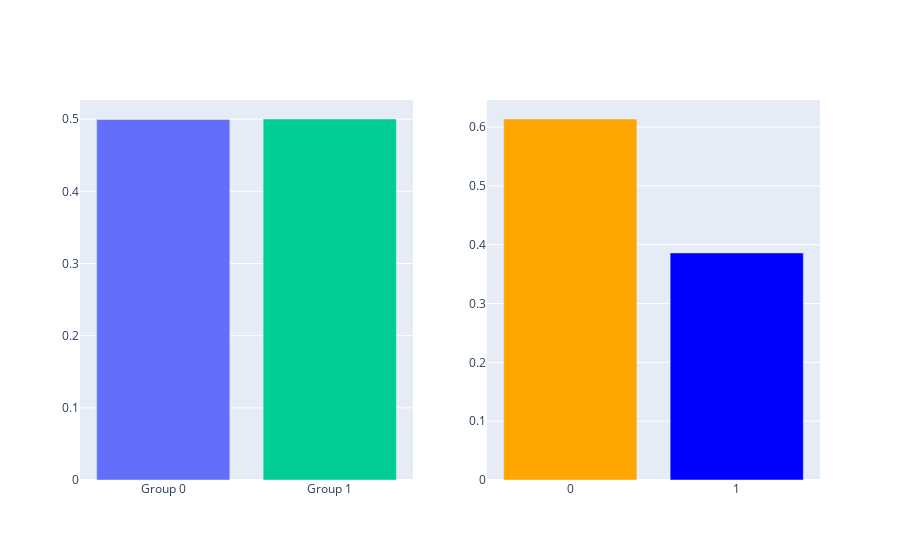
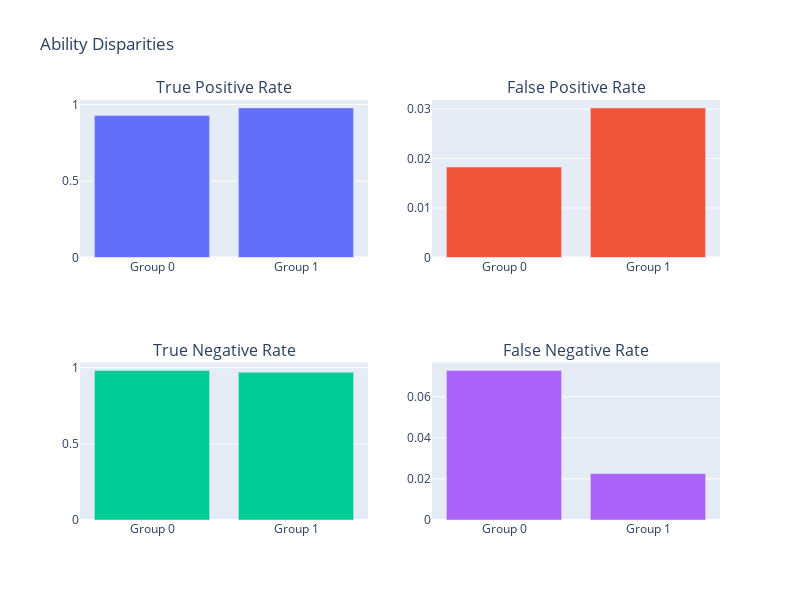
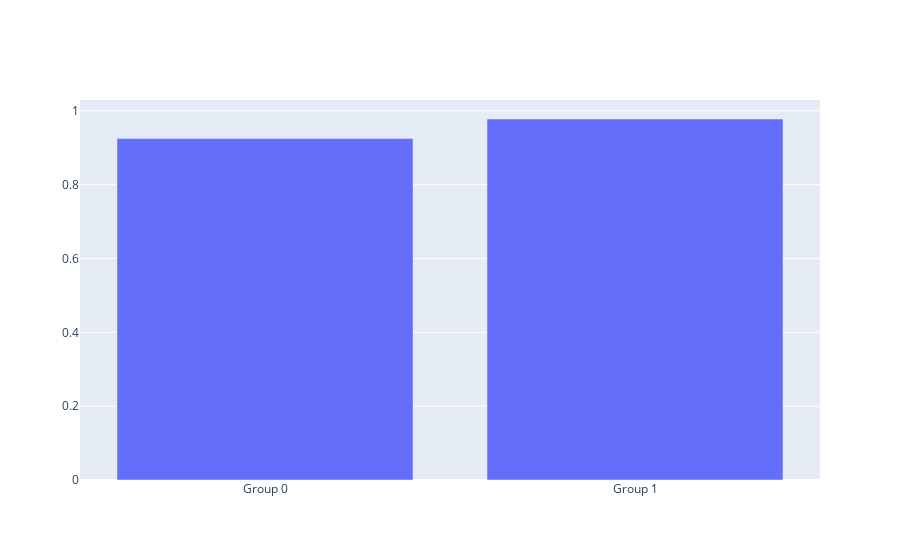

The cell these charts' notebook holds for them, in order:
### Code cell
## Using FairDetect to test biases in the 'sex' variable

sensitive = 'Group' # sensible variable one wants to test for biases
labels = {0:'Group 0',1:'Group 1'} # -----------
data_E.identify_bias(sensitive = 'Group',labels = {0:'Group 0',1:'Group 1'})

### Figure 1 — Plotly figure (JSON) as saved in the notebook; plotly's stock layout.template omitted (floating-point values rounded to 4 significant figures)
{"data": [{"showlegend": false, "type": "bar", "x": ["Group 0"], "xaxis": "x", "y": [0.4997], "yaxis": "y"}, {"marker": {"color": "orange"}, "showlegend": false, "type": "bar", "x": ["0"], "xaxis": "x2", "y": [0.6139], "yaxis": "y2"}, {"showlegend": false, "type": "bar", "x": ["Group 1"], "xaxis": "x", "y": [0.5003], "yaxis": "y"}, {"marker": {"color": "blue"}, "showlegend": false, "type": "bar", "x": ["1"], "xaxis": "x2", "y": [0.3861], "yaxis": "y2"}], "layout": {"xaxis": {"anchor": "y", "domain": [0, 0.45]}, "xaxis2": {"anchor": "y2", "domain": [0.55, 1]}, "yaxis": {"anchor": "x", "domain": [0, 1]}, "yaxis2": {"anchor": "x2", "domain": [0, 1]}}}

### Figure 2 — Plotly figure (JSON) as saved in the notebook; plotly's stock layout.template omitted (floating-point values rounded to 4 significant figures)
{"data": [{"type": "bar", "x": ["Group 0", "Group 1"], "xaxis": "x", "y": [0.9272, 0.9774], "yaxis": "y"}, {"type": "bar", "x": ["Group 0", "Group 1"], "xaxis": "x2", "y": [0.01827, 0.03019], "yaxis": "y2"}, {"type": "bar", "x": ["Group 0", "Group 1"], "xaxis": "x3", "y": [0.9817, 0.9698], "yaxis": "y3"}, {"type": "bar", "x": ["Group 0", "Group 1"], "xaxis": "x4", "y": [0.07284, 0.02262], "yaxis": "y4"}], "layout": {"annotations": [{"font": {"size": 16}, "showarrow": false, "text": "True Positive Rate", "x": 0.225, "xanchor": "center", "xref": "paper", "y": 1, "yanchor": "bottom", "yref": "paper"}, {"font": {"size": 16}, "showarrow": false, "text": "False Positive Rate", "x": 0.775, "xanchor": "center", "xref": "paper", "y": 1, "yanchor": "bottom", "yref": "paper"}, {"font": {"size": 16}, "showarrow": false, "text": "True Negative Rate", "x": 0.225, "xanchor": "center", "xref": "paper", "y": 0.375, "yanchor": "bottom", "yref": "paper"}, {"font": {"size": 16}, "showarrow": false, "text": "False Negative Rate", "x": 0.775, "xanchor": "center", "xref": "paper", "y": 0.375, "yanchor": "bottom", "yref": "paper"}], "height": 600, "showlegend": false, "title": {"text": "Ability Disparities"}, "width": 800, "xaxis": {"anchor": "y", "domain": [0, 0.45]}, "xaxis2": {"anchor": "y2", "domain": [0.55, 1]}, "xaxis3": {"anchor": "y3", "domain": [0, 0.45]}, "xaxis4": {"anchor": "y4", "domain": [0.55, 1]}, "yaxis": {"anchor": "x", "domain": [0.625, 1]}, "yaxis2": {"anchor": "x2", "domain": [0.625, 1]}, "yaxis3": {"anchor": "x3", "domain": [0, 0.375]}, "yaxis4": {"anchor": "x4", "domain": [0, 0.375]}}}

### Figure 3 — Plotly figure (JSON) as saved in the notebook; plotly's stock layout.template omitted (floating-point values rounded to 4 significant figures)
{"data": [{"type": "bar", "x": ["Group 0", "Group 1"], "y": [0.9248, 0.9779]}], "layout": {}}
